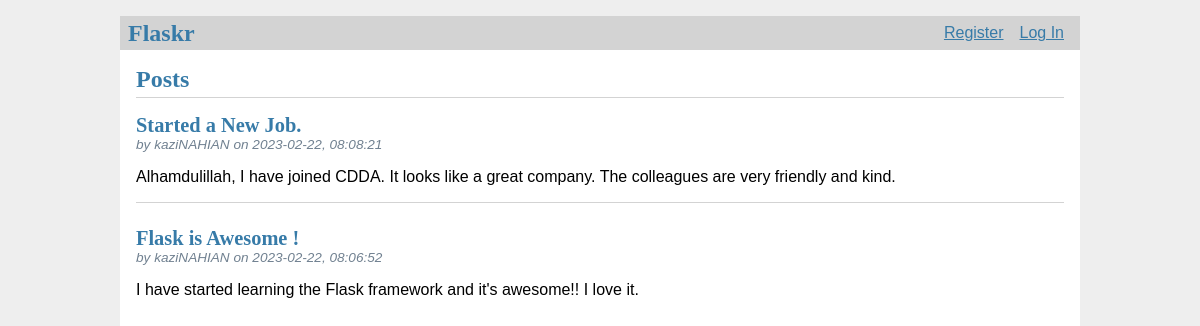
/, run on an earlier commit of the app's database.
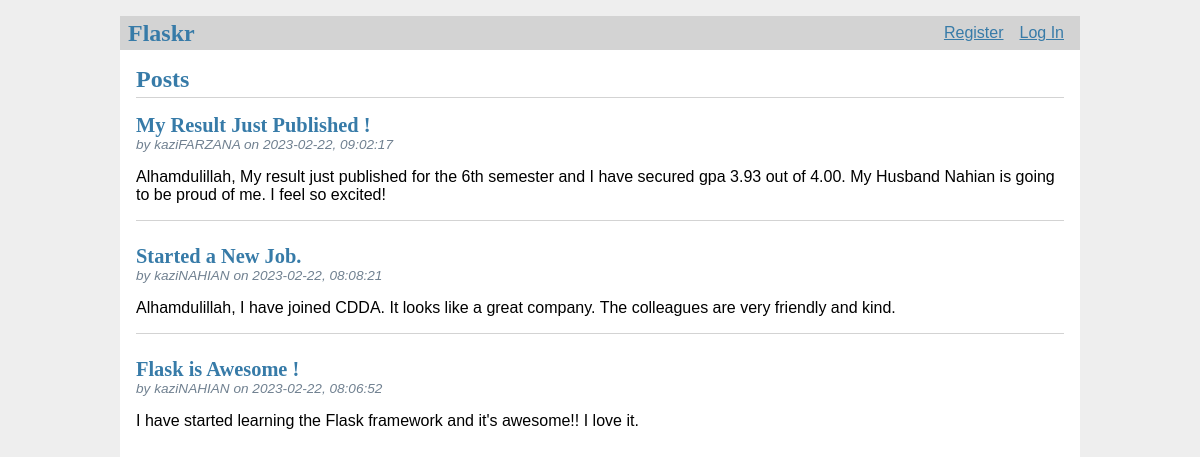
And on a later commit of the database.
### tables this page shows
CREATE TABLE post (
  id INTEGER PRIMARY KEY AUTOINCREMENT,
  author_id INTEGER NOT NULL,
  created TIMESTAMP NOT NULL DEFAULT CURRENT_TIMESTAMP,
  title TEXT NOT NULL,
  body TEXT NOT NULL,
  FOREIGN KEY (author_id) REFERENCES user (id)
);

CREATE TABLE user (
  id INTEGER PRIMARY KEY AUTOINCREMENT,
  username TEXT UNIQUE NOT NULL,
  password TEXT NOT NULL
);

### flaskr/blog.py (the view)
@bp.route('/')
def index():
    db = get_db()
    posts = db.execute(
        "SELECT p.id, title, body, created, author_id, username"
        " FROM post p JOIN user u ON p.author_id = u.id"
        " ORDER BY created DESC"
    ).fetchall()
    return render_template('blog/index.html', posts=posts)

### flaskr/auth.py (called while the page is built)
@bp.before_app_request
def load_logged_in_user():
    user_id = session.get('user_id')
    if user_id is None:
        g.user = None
    else:
        g.user = get_db().execute(
            'SELECT * FROM user WHERE id = ?', (user_id,)
        ).fetchone()

### flaskr/db.py (called while the page is built)
def get_db():
    if 'db' not in g:
        g.db = sqlite3.connect(
            current_app.config['DATABASE'],
            detect_types=sqlite3.PARSE_DECLTYPES
        )
        g.db.row_factory = sqlite3.Row
    return g.db

### flaskr/templates/blog/index.html (shortened to what this page needs)
{% extends 'base.html' %}
{% block header %}
  <h1>{% block title %}Posts{% endblock %}</h1>
{% endblock %}
{% block content %}
  {% for post in posts %}
    <article class="post">
      <header>
        <div>
          <h1>{{ post['title'] }}</h1>
          <div class="about">by {{ post['username'] }} on {{ post['created'].strftime('%Y-%m-%d, %H:%M:%S') }}</div>
        </div>
      </header>
      <p class="body">{{ post['body'] }}</p>
    </article>
    {% if not loop.last %}
      <hr>
    {% endif %}
  {% endfor %}
{% endblock %}

What changed in the data, as far as the page shows it:
added post: title "My Result Just Published !", username "kaziFARZANA", created "2023-02-22, 09:02:17", body "Alhamdulillah, My result just published for the 6th semester and I have secured gpa 3.93 out of 4.00. My Husband Nahian is going to be proud of me. I feel so excited!"
